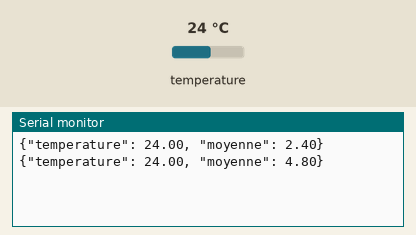
This program was run on a simulated Arduino Leonardo, built with avr-gcc and run on an emulated ATmega32U4. On the bench: the last lines printed to the serial monitor. The test bench sets the inputs (shaded band); at power-on: temperature 24 °C.

Above: at 3.3 s.
3.4 s: temperature set to 12 °C
At 5.4 s:
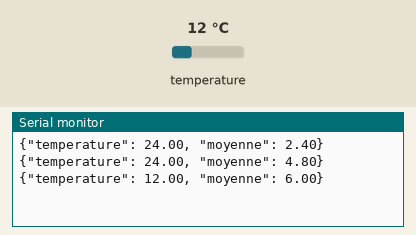
5.9 s: temperature set to 19 °C
At 6.7 s:
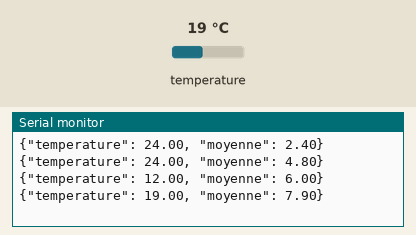
Timing chart, 0 to 8.9 s (numbered marks = the images above; inputs shaded):
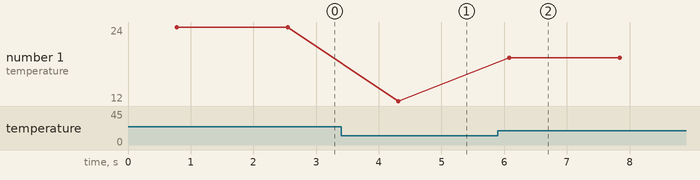

The program:

main.cpp
```cpp
#include <OneWire.h>
#include <DallasTemperature.h>

#define ONE_WIRE_BUS 2 // Pin du capteur (fil jaune sur D2)

// ---- Moyenne glissante ----
const int N = 10;
float buffer[N];
int index = 0;

float moyenne(float nouvelleValeur)
{
  buffer[index] = nouvelleValeur;
  index = (index + 1) % N;

  float somme = 0;
  for (int i = 0; i < N; i++)
  {
    somme += buffer[i];
  }

  return somme / N;
}
// ---------------------------

OneWire oneWire(ONE_WIRE_BUS);
DallasTemperature sensors(&oneWire);

void setup()
{
  Serial.begin(9600);
  sensors.begin();
}

void loop()
{
  sensors.requestTemperatures();
  float temp = sensors.getTempCByIndex(0);

  // Calcul de la moyenne
  float tempMoyenne = moyenne(temp);

  // Création du JSON
  String json = "{";
  json += "\"temperature\": " + String(temp);
  json += ", \"moyenne\": " + String(tempMoyenne);
  json += "}";

  Serial.println(json);

  delay(1000);
}
```

heart_Capteur.cpp
```cpp
#include <Wire.h>
#include "MAX30105.h"
#include "heartRate.h"
#include <Arduino.h>

MAX30105 capteur;
bool heartSensorAvailable = false;

long lastBeat = 0;
int dernierBPM = 0;

void initHeartSensor()
{
  Wire.begin();

  if (!capteur.begin(Wire, I2C_SPEED_FAST))
  {
    Serial.println("Erreur : MAX30102 non détecté !");
    return;
  }

  heartSensorAvailable = true;
  Serial.println("MAX30102 détecté.");

  // Configuration du capteur
  capteur.setup();

  capteur.setPulseAmplitudeRed(0x7F);
  capteur.setPulseAmplitudeIR(0x7F);
}

int readHeartBPM()
{
  if (!heartSensorAvailable)
  {
    return -2;
  }

  long irValue = capteur.getIR();

  // Limiter les valeurs IR trop élevés (évite le blocage)
  if (irValue > 300000)
  {
    irValue = 300000;
  }

  // Détection du doigt
  if (irValue < 20000)
  {
    dernierBPM = 0;
    lastBeat = 0;
    return -1;
  }

  // Détection du battement
  if (checkForBeat(irValue))
  {
    unsigned long maintenant = millis();

    if (lastBeat == 0)
    {
      lastBeat = maintenant;
      return 0;
    }

    long delta = maintenant - lastBeat;
    lastBeat = maintenant;

    if (delta > 0)
    {
      float bpm = 60.0 / (delta / 1000.0);

      if (bpm >= 40 && bpm <= 200)
      {
        dernierBPM = (int)bpm;
      }
    }
  }

  return dernierBPM;
}
```

Measured:
- after the input at 3.4 s, the serial monitor: prints a new line after 0.91 s (image 1)
- after the input at 5.9 s, the serial monitor: prints a new line after 0.18 s (image 2)
- plotted number 1: 24 → 12 after the input at 3.4 s, 12 → 19 after the input at 5.9 s
